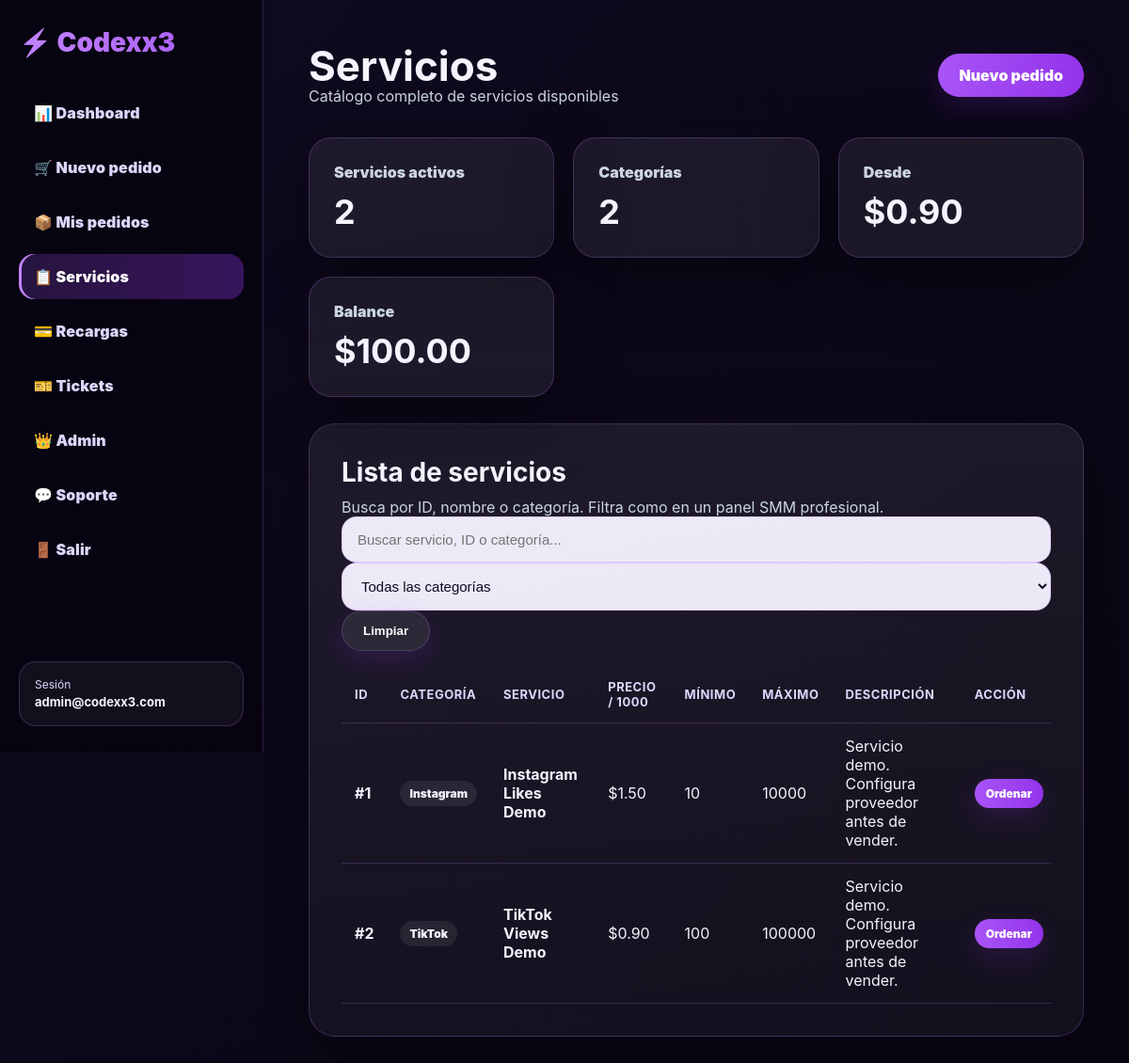
Screenshot of /services.php (signed in) with the database file from the repository.
### tables this page shows
CREATE TABLE IF NOT EXISTS users (
  id INT UNSIGNED AUTO_INCREMENT PRIMARY KEY,
  email VARCHAR(190) NOT NULL UNIQUE,
  password VARCHAR(255) NOT NULL,
  balance DECIMAL(12,4) NOT NULL DEFAULT 0.0000,
  is_admin TINYINT(1) NOT NULL DEFAULT 0,
  status ENUM('active','blocked') NOT NULL DEFAULT 'active',
  created_at TIMESTAMP NOT NULL DEFAULT CURRENT_TIMESTAMP,
  updated_at TIMESTAMP NULL DEFAULT NULL ON UPDATE CURRENT_TIMESTAMP
);

CREATE TABLE IF NOT EXISTS services (
  id INT UNSIGNED AUTO_INCREMENT PRIMARY KEY,
  provider_id INT UNSIGNED NULL,
  provider_service_id VARCHAR(80) NULL,
  category VARCHAR(120) NOT NULL DEFAULT 'General',
  name VARCHAR(190) NOT NULL,
  description TEXT NULL,
  rate DECIMAL(12,4) NOT NULL DEFAULT 0.0000,
  cost_rate DECIMAL(12,4) NOT NULL DEFAULT 0.0000,
  min INT UNSIGNED NOT NULL DEFAULT 1,
  max INT UNSIGNED NOT NULL DEFAULT 10000,
  active TINYINT(1) NOT NULL DEFAULT 1,
  created_at TIMESTAMP NOT NULL DEFAULT CURRENT_TIMESTAMP,
  updated_at TIMESTAMP NULL DEFAULT NULL ON UPDATE CURRENT_TIMESTAMP,
  INDEX idx_services_active (active),
  INDEX idx_services_category (category),
  INDEX idx_services_provider (provider_id),
  CONSTRAINT fk_services_provider FOREIGN KEY (provider_id) REFERENCES providers(id) ON DELETE SET NULL
);

### app/config/database.php (called while the page is built, shortened)
<?php
class Database {
    private ?PDO $pdo = null;
    public function __construct() {
        $host = getenv('DB_HOST') ?: 'localhost';
        $port = getenv('DB_PORT') ?: '3306';
        $name = getenv('DB_NAME') ?: 'codexx3_smm';
        $user = getenv('DB_USER') ?: 'root';
        $pass = getenv('DB_PASS') ?: '';
        try {
            $dsn = "mysql:host={$host};port={$port};dbname={$name};charset=utf8mb4";
            $this->pdo = new PDO($dsn, $user, $pass, [
                PDO::ATTR_ERRMODE => PDO::ERRMODE_EXCEPTION,
                PDO::ATTR_DEFAULT_FETCH_MODE => PDO::FETCH_ASSOC,
                PDO::ATTR_EMULATE_PREPARES => false,
            ]);
        } catch (Throwable $e) {
            $this->log('DB connection error: '.$e->getMessage());
            http_response_code(500);
            exit('Error de conexión a base de datos.');
        }
    }
    public function query(string $sql, array $params = []): PDOStatement|false {
        try {
            $stmt = $this->pdo->prepare($sql);
            $stmt->execute($params);
            return $stmt;
        } catch (Throwable $e) {
            $this->log('Query error: '.$e->getMessage().' SQL: '.$sql);
            return false;
        }
    }
}

### public/services.php (the view, shortened to what this page needs)
<?php
require_once __DIR__.'/../app/config/database.php';
require_once __DIR__.'/../app/lib/helpers.php';
$db = new Database();
$user = current_user($db);
$services = db_all($db, 'SELECT id,category,name,description,rate,min,max,active FROM services WHERE active=1 ORDER BY category ASC, id ASC');
$categories = array_values(array_unique(array_map(fn($s) => $s['category'] ?? 'General', $services)));
$totalServices = count($services);
$totalCategories = count($categories);
$minRate = $services ? min(array_map(fn($s) => (float)$s['rate'], $services)) : 0;
panel_header('Servicios','services',$user);
?>
<div class="topbar">
    <div>
        <h1>Servicios</h1>
        <p class="muted">Catálogo completo de servicios disponibles</p>
    </div>
    <a class="btn primary" href="/order.php">Nuevo pedido</a>
</div>
<div class="stats">
    <div class="stat-card"><span>Servicios activos</span><strong><?= (int)$totalServices ?></strong></div>
    <div class="stat-card"><span>Categorías</span><strong><?= (int)$totalCategories ?></strong></div>
    <div class="stat-card"><span>Desde</span><strong><?= money($minRate) ?></strong></div>
    <div class="stat-card"><span>Balance</span><strong><?= money($user['balance'] ?? 0) ?></strong></div>
</div>
<section class="main-card table-card">
    <div class="section-head">
        <div>
            <h2>Lista de servicios</h2>
            <p class="muted">Busca por ID, nombre o categoría. Filtra como en un panel SMM profesional.</p>
        </div>
    </div>
    <div class="filters-row">
        <input id="serviceSearch" placeholder="Buscar servicio, ID o categoría...">
        <select id="categoryFilter">
            <option value="">Todas las categorías</option>
        </select>
        <button class="btn secondary" type="button" id="clearFilters">Limpiar</button>
    </div>
    <div class="table-wrap">
        <table id="servicesTable">
            <thead>
                <tr>
                    <th>ID</th>
                    <th>Categoría</th>
                    <th>Servicio</th>
                    <th>Precio / 1000</th>
                    <th>Mínimo</th>
                    <th>Máximo</th>
                    <th>Descripción</th>
                    <th>Acción</th>
                </tr>
            </thead>
            <tbody>
            <?php foreach($services as $s): ?>
                <tr data-category="<?= e($s['category'] ?? 'General') ?>" data-search="<?= e(strtolower(($s['id'] ?? '').' '.($s['category'] ?? '').' '.($s['name'] ?? '').' '.($s['description'] ?? ''))) ?>">
                    <td><strong>#<?= (int)$s['id'] ?></strong></td>
                    <td><span class="badge"><?= e($s['category'] ?? 'General') ?></span></td>
                    <td><strong><?= e($s['name'] ?? '') ?></strong></td>
                    <td><?= money($s['rate'] ?? 0) ?></td>
                    <td><?= (int)($s['min'] ?? 1) ?></td>
                    <td><?= (int)($s['max'] ?? 0) ?></td>
                    <td class="description-cell"><?= e($s['description'] ?: 'Sin descripción') ?></td>
                    <td><a class="btn mini primary" href="/order.php">Ordenar</a></td>
                </tr>
            <?php endforeach; ?>
            </tbody>
        </table>
    </div>
</section>
<?php panel_footer(); ?>

### app/lib/helpers.php (shortened to what this page needs)
<?php
function e(mixed $value): string { return htmlspecialchars((string)$value, ENT_QUOTES, 'UTF-8'); }
function money(float|int|string $amount): string { return '$'.number_format((float)$amount, 2); }
function db_one(Database $db, string $sql, array $params = []): array {
    $stmt = $db->query($sql, $params);
    $row = $stmt->fetch();
    return is_array($row) ? $row : [];
}
function db_all(Database $db, string $sql, array $params = []): array {
    $stmt = $db->query($sql, $params);
    $rows = $stmt->fetchAll();
    return is_array($rows) ? $rows : [];
}
function current_user(Database $db): array {
    $id = (int)($_SESSION['user_id'] ?? 0);
    return db_one($db, 'SELECT id,email,balance,is_admin FROM users WHERE id=?', [$id]);
}
function panel_header(string $title, string $active, array $user = []): void {
    $isAdmin = (int)($user['is_admin'] ?? $_SESSION['is_admin'] ?? 0) === 1;
    $email = $user['email'] ?? '';
    ?>
    <!doctype html>
    <html lang="es">
    <head>
        <link rel="stylesheet" href="/assets/css/style.css">
    </head>
    <body>
    <div class="panel">
        <aside class="sidebar">
            <div class="side-logo">⚡ Codexx3</div>
            <a class="<?= $active==='dashboard'?'active':'' ?>" href="/dashboard.php">📊 Dashboard</a>
            <a class="<?= $active==='order'?'active':'' ?>" href="/order.php">🛒 Nuevo pedido</a>
            <a class="<?= $active==='orders'?'active':'' ?>" href="/orders.php">📦 Mis pedidos</a>
            <a class="<?= $active==='services'?'active':'' ?>" href="/services.php">📋 Servicios</a>
            <a class="<?= $active==='deposits'?'active':'' ?>" href="/deposits.php">💳 Recargas</a>
            <a class="<?= $active==='tickets'?'active':'' ?>" href="/tickets.php">🎫 Tickets</a>
            <?php if($isAdmin): ?><a class="<?= $active==='admin'?'active':'' ?>" href="/admin.php">👑 Admin</a><?php endif; ?>
            <a href="https://wa.me/50361605896" target="_blank" rel="noopener">💬 Soporte</a>
            <a href="/logout.php">🚪 Salir</a>
            <div class="side-user">
                <span>Sesión</span>
                <strong><?= e($email) ?></strong>
            </div>
        </aside>
        <main class="content">
    <?php
}
function panel_footer(): void {
    echo '</main></div></body></html>';
}

### public/assets/css/style.css (style rules this page uses)
:root { --bg:#0f0a1f;--bg2:#1c1235;--panel:#130d24;--primary:#a855f7;--primary2:#9333ea;--soft:#c084fc;--text:#f5f3ff;--muted:#ddd6fe;--line:rgba(192,132,252,.22);--glass:rgba(255,255,255,.065);--danger:#ef4444;--success:#22c55e;--shadow:0 24px 70px rgba(0,0,0,.38) }
* { margin:0;padding:0;box-sizing:border-box }
html { scroll-behavior:smooth }
body { font-family:Inter,Arial,sans-serif;background:radial-gradient(circle at 20% 0%,rgba(168,85,247,.28),transparent 32%),linear-gradient(135deg,#0f0a1f,#090613 70%);color:var(--text);min-height:100vh }
a { color:inherit }
.btn { display:inline-flex;align-items:center;justify-content:center;gap:8px;padding:13px 22px;border-radius:999px;text-decoration:none;color:white;border:0;cursor:pointer;font-weight:900;transition:.2s ease;white-space:nowrap;box-shadow:0 10px 28px rgba(147,51,234,.18) }
.btn.primary,.btn:not(.secondary):not(.outline):not(.danger) { background:linear-gradient(90deg,var(--primary),var(--primary2)) }
.btn.secondary { background:rgba(255,255,255,.08);border:1px solid var(--line) }
.btn.mini { padding:8px 12px;font-size:12px }
input,select,textarea { width:100%;padding:15px 16px;border-radius:16px;border:1px solid rgba(192,132,252,.32);background:rgba(245,243,255,.96);color:#12091f;outline:none;font-size:15px }
.panel { min-height:100vh;display:grid;grid-template-columns:280px 1fr;background:linear-gradient(135deg,#0f0a1f,#090613) }
.sidebar { background:rgba(7,4,16,.94);border-right:1px solid var(--line);padding:28px 20px;display:flex;flex-direction:column;gap:10px;position:sticky;top:0;height:100vh }
.side-logo { font-size:28px;font-weight:1000;margin-bottom:24px;background:linear-gradient(90deg,var(--soft),var(--primary));-webkit-background-clip:text;-webkit-text-fill-color:transparent }
.sidebar a { color:var(--muted);text-decoration:none;padding:14px 16px;border-radius:16px;display:block;font-weight:900;letter-spacing:.01em }
.sidebar a:hover,.sidebar a.active { background:linear-gradient(90deg,rgba(168,85,247,.20),rgba(147,51,234,.34));color:white;box-shadow:inset 3px 0 0 var(--soft) }
.side-user { margin-top:auto;padding:16px;border-radius:18px;background:rgba(255,255,255,.05);border:1px solid var(--line);overflow:hidden }
.side-user span { display:block;color:var(--muted);font-size:12px }
.side-user strong { font-size:13px;word-break:break-all }
.content { padding:48px;overflow:auto;max-width:1280px;width:100%;margin:0 auto }
.topbar { display:flex;justify-content:space-between;align-items:center;margin-bottom:34px;gap:18px }
.topbar h1 { font-size:44px;line-height:1 }
.muted { color:#cbd5e1 }
.stats { display:grid;grid-template-columns:repeat(auto-fit,minmax(210px,1fr));gap:20px;margin-bottom:28px }
.stat-card { background:var(--glass);border:1px solid var(--line);border-radius:24px;padding:26px;box-shadow:var(--shadow) }
.stat-card span { color:#cbd5e1;font-weight:900 }
.stat-card strong { display:block;margin-top:10px;font-size:36px }
.main-card { background:linear-gradient(180deg,rgba(255,255,255,.075),rgba(255,255,255,.045));border:1px solid var(--line);border-radius:28px;padding:34px;margin-bottom:24px;box-shadow:var(--shadow) }
.main-card h2 { margin-bottom:10px;font-size:28px }
.table-wrap { overflow:auto;margin-top:16px }
table { width:100%;border-collapse:collapse;min-width:760px }
th,td { text-align:left;padding:14px;border-bottom:1px solid var(--line);vertical-align:middle }
th { color:var(--muted);font-size:13px;text-transform:uppercase;letter-spacing:.04em }
.badge { display:inline-flex;padding:6px 10px;border-radius:999px;background:rgba(255,255,255,.08);font-size:12px;font-weight:900 }

### rows the page displays
users: email "admin@codexx3.com", balance "$100.00"
services: id "1", category "Instagram", name "Instagram Likes Demo", rate "$1.50", min "10", max "10000", description "Servicio demo. Configura proveedor antes de vender."
services: id "2", category "TikTok", name "TikTok Views Demo", rate "$0.90", min "100", max "100000", description "Servicio demo. Configura proveedor antes de vender."

### other values shown
$totalServices "2"
$totalCategories "2"
money($minRate) "$0.90"
